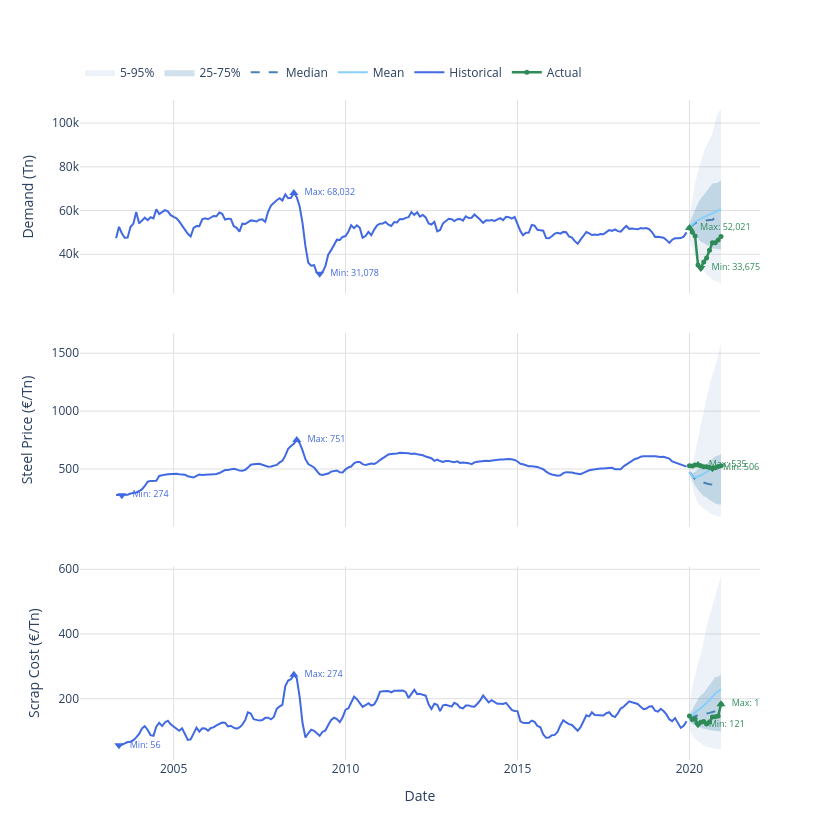

Notebook code for this chart:
### Markdown cell above
## Scenarios Generation

### Code cell
from scenario import RegimeSwitchingGenerator, StressConfig

generator = RegimeSwitchingGenerator(n_regimes=2).fit(loader)

result = generator.generate(n_scenarios=3000, horizon=HORIZON, seed=42)

reduced = generator.reduce(result, n_clusters=1000)

# Inspect regime characteristics
print(generator.regime_summary().to_string())

generator.plot_scenarios(reduced, actual_data=actual, variable_labels={'D': 'Demand (Tn)', 'P': 'Steel Price (€/Tn)', 'C': 'Scrap Cost (€/Tn)'})

### Figure 1 — Plotly figure (JSON) as saved in the notebook; plotly's stock layout.template omitted (floating-point values rounded to 4 significant figures; data arrays with more than 128 entries replaced by an {"elided": "..."} marker saying what was removed)
{"data": [{"fill": "toself", "fillcolor": "rgba(70, 130, 180, 0.1)", "hoverinfo": "skip", "legendgroup": "q95", "line": {"color": "rgba(0,0,0,0)"}, "name": "5-95%", "showlegend": true, "type": "scatter", "x": ["2020-01-01T00:00:00", "2020-02-01T00:00:00", "2020-03-01T00:00:00", "2020-04-01T00:00:00", "2020-05-01T00:00:00", "2020-06-01T00:00:00", "2020-07-01T00:00:00", "2020-08-01T00:00:00", "2020-09-01T00:00:00", "2020-10-01T00:00:00", "2020-11-01T00:00:00", "2020-12-01T00:00:00", "2020-12-01T00:00:00", "2020-11-01T00:00:00", "2020-10-01T00:00:00", "2020-09-01T00:00:00", "2020-08-01T00:00:00", "2020-07-01T00:00:00", "2020-06-01T00:00:00", "2020-05-01T00:00:00", "2020-04-01T00:00:00", "2020-03-01T00:00:00", "2020-02-01T00:00:00", "2020-01-01T00:00:00"], "xaxis": "x", "y": [57170.0, 65690.0, 72850.0, 77910.0, 82740.0, 86760.0, 89570.0, 92830.0, 95320.0, 100500.0, 105100.0, 106100.0, 26450.0, 27580.0, 27640.0, 28470.0, 29400.0, 30670.0, 32440.0, 34080.0, 36870.0, 39120.0, 42730.0, 47010.0], "yaxis": "y"}, {"fill": "toself", "fillcolor": "rgba(70, 130, 180, 0.25)", "hoverinfo": "skip", "legendgroup": "q75", "line": {"color": "rgba(0,0,0,0)"}, "name": "25-75%", "showlegend": true, "type": "scatter", "x": ["2020-01-01T00:00:00", "2020-02-01T00:00:00", "2020-03-01T00:00:00", "2020-04-01T00:00:00", "2020-05-01T00:00:00", "2020-06-01T00:00:00", "2020-07-01T00:00:00", "2020-08-01T00:00:00", "2020-09-01T00:00:00", "2020-10-01T00:00:00", "2020-11-01T00:00:00", "2020-12-01T00:00:00", "2020-12-01T00:00:00", "2020-11-01T00:00:00", "2020-10-01T00:00:00", "2020-09-01T00:00:00", "2020-08-01T00:00:00", "2020-07-01T00:00:00", "2020-06-01T00:00:00", "2020-05-01T00:00:00", "2020-04-01T00:00:00", "2020-03-01T00:00:00", "2020-02-01T00:00:00", "2020-01-01T00:00:00"], "xaxis": "x", "y": [54120.0, 57590.0, 60500.0, 63300.0, 65580.0, 67090.0, 68710.0, 70900.0, 72330.0, 72500.0, 72830.0, 73820.0, 42110.0, 42410.0, 42550.0, 42610.0, 43860.0, 44120.0, 45240.0, 45720.0, 47250.0, 48360.0, 49540.0, 50600.0], "yaxis": "y"}, {"legendgroup": "median", "line": {"color": "steelblue", "dash": "dash", "width": 2}, "mode": "lines", "name": "Median", "showlegend": true, "type": "scatter", "x": ["2020-01-01T00:00:00", "2020-02-01T00:00:00", "2020-03-01T00:00:00", "2020-04-01T00:00:00", "2020-05-01T00:00:00", "2020-06-01T00:00:00", "2020-07-01T00:00:00", "2020-08-01T00:00:00", "2020-09-01T00:00:00", "2020-10-01T00:00:00", "2020-11-01T00:00:00", "2020-12-01T00:00:00"], "xaxis": "x", "y": [52330.0, 53530.0, 54250.0, 54820.0, 55130.0, 55340.0, 55400.0, 55700.0, 55790.0, 56830.0, 56650.0, 56180.0], "yaxis": "y"}, {"legendgroup": "mean", "line": {"color": "lightskyblue", "width": 2}, "mode": "lines", "name": "Mean", "showlegend": true, "type": "scatter", "x": ["2020-01-01T00:00:00", "2020-02-01T00:00:00", "2020-03-01T00:00:00", "2020-04-01T00:00:00", "2020-05-01T00:00:00", "2020-06-01T00:00:00", "2020-07-01T00:00:00", "2020-08-01T00:00:00", "2020-09-01T00:00:00", "2020-10-01T00:00:00", "2020-11-01T00:00:00", "2020-12-01T00:00:00"], "xaxis": "x", "y": [52300.0, 53860.0, 54890.0, 55650.0, 56350.0, 56940.0, 57590.0, 58110.0, 58780.0, 59590.0, 60110.0, 60580.0], "yaxis": "y"}, {"legendgroup": "historical", "line": {"color": "royalblue", "width": 2}, "mode": "lines", "name": "Historical", "showlegend": true, "type": "scatter", "x": {"elided": "200 str values"}, "xaxis": "x", "y": {"elided": "200 float values"}, "yaxis": "y"}, {"hoverinfo": "skip", "marker": {"color": "royalblue", "size": 8, "symbol": "triangle-down"}, "mode": "markers+text", "name": "Hist Min", "showlegend": false, "text": ["  Min: 31,078"], "textfont": {"color": "royalblue", "size": 9}, "textposition": "middle right", "type": "scatter", "x": ["2009-04-01T00:00:00"], "xaxis": "x", "y": [31080.0], "yaxis": "y"}, {"hoverinfo": "skip", "marker": {"color": "royalblue", "size": 8, "symbol": "triangle-up"}, "mode": "markers+text", "name": "Hist Max", "showlegend": false, "text": ["  Max: 68,032"], "textfont": {"color": "royalblue", "size": 9}, "textposition": "middle right", "type": "scatter", "x": ["2008-07-01T00:00:00"], "xaxis": "x", "y": [68030.0], "yaxis": "y"}, {"legendgroup": "actual", "line": {"color": "seagreen", "width": 2.5}, "marker": {"color": "seagreen", "size": 5}, "mode": "lines+markers", "name": "Actual", "showlegend": true, "type": "scatter", "x": ["2020-01-01T00:00:00.000000000", "2020-02-01T00:00:00.000000000", "2020-03-01T00:00:00.000000000", "2020-04-01T00:00:00.000000000", "2020-05-01T00:00:00.000000000", "2020-06-01T00:00:00.000000000", "2020-07-01T00:00:00.000000000", "2020-08-01T00:00:00.000000000", "2020-09-01T00:00:00.000000000", "2020-10-01T00:00:00.000000000", "2020-11-01T00:00:00.000000000", "2020-12-01T00:00:00.000000000"], "xaxis": "x", "y": [52020.0, 50030.0, 48320.0, 35070.0, 33670.0, 36500.0, 38350.0, 41870.0, 45230.0, 45300.0, 46500.0, 48140.0], "yaxis": "y"}, {"hoverinfo": "skip", "marker": {"color": "seagreen", "size": 8, "symbol": "triangle-down"}, "mode": "markers+text", "name": "Actual Min", "showlegend": false, "text": ["  Min: 33,675"], "textfont": {"color": "seagreen", "size": 9}, "textposition": "middle right", "type": "scatter", "x": ["2020-05-01T00:00:00"], "xaxis": "x", "y": [33670.0], "yaxis": "y"}, {"hoverinfo": "skip", "marker": {"color": "seagreen", "size": 8, "symbol": "triangle-up"}, "mode": "markers+text", "name": "Actual Max", "showlegend": false, "text": ["  Max: 52,021"], "textfont": {"color": "seagreen", "size": 9}, "textposition": "middle right", "type": "scatter", "x": ["2020-01-01T00:00:00"], "xaxis": "x", "y": [52020.0], "yaxis": "y"}, {"fill": "toself", "fillcolor": "rgba(70, 130, 180, 0.1)", "hoverinfo": "skip", "legendgroup": "q95", "line": {"color": "rgba(0,0,0,0)"}, "name": "5-95%", "showlegend": false, "type": "scatter", "x": ["2020-01-01T00:00:00", "2020-02-01T00:00:00", "2020-03-01T00:00:00", "2020-04-01T00:00:00", "2020-05-01T00:00:00", "2020-06-01T00:00:00", "2020-07-01T00:00:00", "2020-08-01T00:00:00", "2020-09-01T00:00:00", "2020-10-01T00:00:00", "2020-11-01T00:00:00", "2020-12-01T00:00:00", "2020-12-01T00:00:00", "2020-11-01T00:00:00", "2020-10-01T00:00:00", "2020-09-01T00:00:00", "2020-08-01T00:00:00", "2020-07-01T00:00:00", "2020-06-01T00:00:00", "2020-05-01T00:00:00", "2020-04-01T00:00:00", "2020-03-01T00:00:00", "2020-02-01T00:00:00", "2020-01-01T00:00:00"], "xaxis": "x2", "y": [494.6, 537.7, 646.8, 764.0, 898.3, 993.0, 1104.0, 1226.0, 1308.0, 1387.0, 1481.0, 1590.0, 83.99, 90.47, 98.14, 106.8, 123.9, 138.8, 159.5, 178.8, 207.0, 261.2, 347.4, 449.3], "yaxis": "y2"}, {"fill": "toself", "fillcolor": "rgba(70, 130, 180, 0.25)", "hoverinfo": "skip", "legendgroup": "q75", "line": {"color": "rgba(0,0,0,0)"}, "name": "25-75%", "showlegend": false, "type": "scatter", "x": ["2020-01-01T00:00:00", "2020-02-01T00:00:00", "2020-03-01T00:00:00", "2020-04-01T00:00:00", "2020-05-01T00:00:00", "2020-06-01T00:00:00", "2020-07-01T00:00:00", "2020-08-01T00:00:00", "2020-09-01T00:00:00", "2020-10-01T00:00:00", "2020-11-01T00:00:00", "2020-12-01T00:00:00", "2020-12-01T00:00:00", "2020-11-01T00:00:00", "2020-10-01T00:00:00", "2020-09-01T00:00:00", "2020-08-01T00:00:00", "2020-07-01T00:00:00", "2020-06-01T00:00:00", "2020-05-01T00:00:00", "2020-04-01T00:00:00", "2020-03-01T00:00:00", "2020-02-01T00:00:00", "2020-01-01T00:00:00"], "xaxis": "x2", "y": [478.8, 463.7, 475.2, 494.6, 516.2, 525.8, 548.6, 569.6, 587.9, 608.8, 615.4, 629.1, 190.6, 195.7, 202.6, 220.0, 232.7, 253.7, 265.1, 290.2, 322.7, 354.6, 405.9, 465.7], "yaxis": "y2"}, {"legendgroup": "median", "line": {"color": "steelblue", "dash": "dash", "width": 2}, "mode": "lines", "name": "Median", "showlegend": false, "type": "scatter", "x": ["2020-01-01T00:00:00", "2020-02-01T00:00:00", "2020-03-01T00:00:00", "2020-04-01T00:00:00", "2020-05-01T00:00:00", "2020-06-01T00:00:00", "2020-07-01T00:00:00", "2020-08-01T00:00:00", "2020-09-01T00:00:00", "2020-10-01T00:00:00", "2020-11-01T00:00:00", "2020-12-01T00:00:00"], "xaxis": "x2", "y": [472.2, 435.9, 412.2, 399.8, 389.9, 382.4, 374.6, 367.6, 366.0, 357.0, 355.5, 348.9], "yaxis": "y2"}, {"legendgroup": "mean", "line": {"color": "lightskyblue", "width": 2}, "mode": "lines", "name": "Mean", "showlegend": false, "type": "scatter", "x": ["2020-01-01T00:00:00", "2020-02-01T00:00:00", "2020-03-01T00:00:00", "2020-04-01T00:00:00", "2020-05-01T00:00:00", "2020-06-01T00:00:00", "2020-07-01T00:00:00", "2020-08-01T00:00:00", "2020-09-01T00:00:00", "2020-10-01T00:00:00", "2020-11-01T00:00:00", "2020-12-01T00:00:00"], "xaxis": "x2", "y": [472.2, 438.5, 427.3, 432.5, 443.9, 458.6, 474.9, 487.6, 500.7, 514.0, 529.2, 537.3], "yaxis": "y2"}, {"legendgroup": "historical", "line": {"color": "royalblue", "width": 2}, "mode": "lines", "name": "Historical", "showlegend": false, "type": "scatter", "x": {"elided": "200 str values"}, "xaxis": "x2", "y": {"elided": "200 float values"}, "yaxis": "y2"}, {"hoverinfo": "skip", "marker": {"color": "royalblue", "size": 8, "symbol": "triangle-down"}, "mode": "markers+text", "name": "Hist Min", "showlegend": false, "text": ["  Min: 274"], "textfont": {"color": "royalblue", "size": 9}, "textposition": "middle right", "type": "scatter", "x": ["2003-07-01T00:00:00"], "xaxis": "x2", "y": [273.7], "yaxis": "y2"}, {"hoverinfo": "skip", "marker": {"color": "royalblue", "size": 8, "symbol": "triangle-up"}, "mode": "markers+text", "name": "Hist Max", "showlegend": false, "text": ["  Max: 751"], "textfont": {"color": "royalblue", "size": 9}, "textposition": "middle right", "type": "scatter", "x": ["2008-08-01T00:00:00"], "xaxis": "x2", "y": [751.2], "yaxis": "y2"}, {"legendgroup": "actual", "line": {"color": "seagreen", "width": 2.5}, "marker": {"color": "seagreen", "size": 5}, "mode": "lines+markers", "name": "Actual", "showlegend": false, "type": "scatter", "x": ["2020-01-01T00:00:00.000000000", "2020-02-01T00:00:00.000000000", "2020-03-01T00:00:00.000000000", "2020-04-01T00:00:00.000000000", "2020-05-01T00:00:00.000000000", "2020-06-01T00:00:00.000000000", "2020-07-01T00:00:00.000000000", "2020-08-01T00:00:00.000000000", "2020-09-01T00:00:00.000000000", "2020-10-01T00:00:00.000000000", "2020-11-01T00:00:00.000000000", "2020-12-01T00:00:00.000000000"], "xaxis": "x2", "y": [527.8, 526.1, 534.0, 534.8, 527.5, 519.4, 519.4, 513.0, 506.3, 510.5, 521.4, 527.3], "yaxis": "y2"}, {"hoverinfo": "skip", "marker": {"color": "seagreen", "size": 8, "symbol": "triangle-down"}, "mode": "markers+text", "name": "Actual Min", "showlegend": false, "text": ["  Min: 506"], "textfont": {"color": "seagreen", "size": 9}, "textposition": "middle right", "type": "scatter", "x": ["2020-09-01T00:00:00"], "xaxis": "x2", "y": [506.3], "yaxis": "y2"}, {"hoverinfo": "skip", "marker": {"color": "seagreen", "size": 8, "symbol": "triangle-up"}, "mode": "markers+text", "name": "Actual Max", "showlegend": false, "text": ["  Max: 535"], "textfont": {"color": "seagreen", "size": 9}, "textposition": "middle right", "type": "scatter", "x": ["2020-04-01T00:00:00"], "xaxis": "x2", "y": [534.8], "yaxis": "y2"}, {"fill": "toself", "fillcolor": "rgba(70, 130, 180, 0.1)", "hoverinfo": "skip", "legendgroup": "q95", "line": {"color": "rgba(0,0,0,0)"}, "name": "5-95%", "showlegend": false, "type": "scatter", "x": ["2020-01-01T00:00:00", "2020-02-01T00:00:00", "2020-03-01T00:00:00", "2020-04-01T00:00:00", "2020-05-01T00:00:00", "2020-06-01T00:00:00", "2020-07-01T00:00:00", "2020-08-01T00:00:00", "2020-09-01T00:00:00", "2020-10-01T00:00:00", "2020-11-01T00:00:00", "2020-12-01T00:00:00", "2020-12-01T00:00:00", "2020-11-01T00:00:00", "2020-10-01T00:00:00", "2020-09-01T00:00:00", "2020-08-01T00:00:00", "2020-07-01T00:00:00", "2020-06-01T00:00:00", "2020-05-01T00:00:00", "2020-04-01T00:00:00", "2020-03-01T00:00:00", "2020-02-01T00:00:00", "2020-01-01T00:00:00"], "xaxis": "x3", "y": [183.7, 238.0, 270.0, 312.6, 335.0, 379.6, 421.8, 455.4, 488.5, 519.3, 555.1, 579.0, 43.01, 43.13, 44.4, 47.94, 48.92, 51.52, 55.54, 61.92, 67.34, 74.34, 88.44, 106.1], "yaxis": "y3"}, {"fill": "toself", "fillcolor": "rgba(70, 130, 180, 0.25)", "hoverinfo": "skip", "legendgroup": "q75", "line": {"color": "rgba(0,0,0,0)"}, "name": "25-75%", "showlegend": false, "type": "scatter", "x": ["2020-01-01T00:00:00", "2020-02-01T00:00:00", "2020-03-01T00:00:00", "2020-04-01T00:00:00", "2020-05-01T00:00:00", "2020-06-01T00:00:00", "2020-07-01T00:00:00", "2020-08-01T00:00:00", "2020-09-01T00:00:00", "2020-10-01T00:00:00", "2020-11-01T00:00:00", "2020-12-01T00:00:00", "2020-12-01T00:00:00", "2020-11-01T00:00:00", "2020-10-01T00:00:00", "2020-09-01T00:00:00", "2020-08-01T00:00:00", "2020-07-01T00:00:00", "2020-06-01T00:00:00", "2020-05-01T00:00:00", "2020-04-01T00:00:00", "2020-03-01T00:00:00", "2020-02-01T00:00:00", "2020-01-01T00:00:00"], "xaxis": "x3", "y": [149.2, 167.7, 182.4, 198.5, 210.6, 218.3, 230.0, 242.2, 254.3, 267.2, 268.5, 274.3, 98.58, 99.09, 98.87, 101.4, 103.6, 105.1, 107.0, 111.2, 114.4, 117.0, 122.8, 127.8], "yaxis": "y3"}, {"legendgroup": "median", "line": {"color": "steelblue", "dash": "dash", "width": 2}, "mode": "lines", "name": "Median", "showlegend": false, "type": "scatter", "x": ["2020-01-01T00:00:00", "2020-02-01T00:00:00", "2020-03-01T00:00:00", "2020-04-01T00:00:00", "2020-05-01T00:00:00", "2020-06-01T00:00:00", "2020-07-01T00:00:00", "2020-08-01T00:00:00", "2020-09-01T00:00:00", "2020-10-01T00:00:00", "2020-11-01T00:00:00", "2020-12-01T00:00:00"], "xaxis": "x3", "y": [138.0, 142.5, 145.6, 149.3, 149.8, 153.0, 154.3, 156.1, 158.8, 159.0, 163.3, 167.6], "yaxis": "y3"}, {"legendgroup": "mean", "line": {"color": "lightskyblue", "width": 2}, "mode": "lines", "name": "Mean", "showlegend": false, "type": "scatter", "x": ["2020-01-01T00:00:00", "2020-02-01T00:00:00", "2020-03-01T00:00:00", "2020-04-01T00:00:00", "2020-05-01T00:00:00", "2020-06-01T00:00:00", "2020-07-01T00:00:00", "2020-08-01T00:00:00", "2020-09-01T00:00:00", "2020-10-01T00:00:00", "2020-11-01T00:00:00", "2020-12-01T00:00:00"], "xaxis": "x3", "y": [140.5, 149.8, 157.2, 164.6, 171.3, 178.5, 186.7, 196.0, 207.3, 216.1, 223.1, 229.5], "yaxis": "y3"}, {"legendgroup": "historical", "line": {"color": "royalblue", "width": 2}, "mode": "lines", "name": "Historical", "showlegend": false, "type": "scatter", "x": {"elided": "200 str values"}, "xaxis": "x3", "y": {"elided": "200 float values"}, "yaxis": "y3"}, {"hoverinfo": "skip", "marker": {"color": "royalblue", "size": 8, "symbol": "triangle-down"}, "mode": "markers+text", "name": "Hist Min", "showlegend": false, "text": ["  Min: 56"], "textfont": {"color": "royalblue", "size": 9}, "textposition": "middle right", "type": "scatter", "x": ["2003-06-01T00:00:00"], "xaxis": "x3", "y": [55.83], "yaxis": "y3"}, {"hoverinfo": "skip", "marker": {"color": "royalblue", "size": 8, "symbol": "triangle-up"}, "mode": "markers+text", "name": "Hist Max", "showlegend": false, "text": ["  Max: 274"], "textfont": {"color": "royalblue", "size": 9}, "textposition": "middle right", "type": "scatter", "x": ["2008-07-01T00:00:00"], "xaxis": "x3", "y": [273.8], "yaxis": "y3"}, {"legendgroup": "actual", "line": {"color": "seagreen", "width": 2.5}, "marker": {"color": "seagreen", "size": 5}, "mode": "lines+markers", "name": "Actual", "showlegend": false, "type": "scatter", "x": ["2020-01-01T00:00:00.000000000", "2020-02-01T00:00:00.000000000", "2020-03-01T00:00:00.000000000", "2020-04-01T00:00:00.000000000", "2020-05-01T00:00:00.000000000", "2020-06-01T00:00:00.000000000", "2020-07-01T00:00:00.000000000", "2020-08-01T00:00:00.000000000", "2020-09-01T00:00:00.000000000", "2020-10-01T00:00:00.000000000", "2020-11-01T00:00:00.000000000", "2020-12-01T00:00:00.000000000"], "xaxis": "x3", "y": [146.1, 135.7, 137.4, 120.8, 127.2, 129.4, 122.1, 128.1, 143.6, 144.1, 146.5, 182.8], "yaxis": "y3"}, {"hoverinfo": "skip", "marker": {"color": "seagreen", "size": 8, "symbol": "triangle-down"}, "mode": "markers+text", "name": "Actual Min", "showlegend": false, "text": ["  Min: 121"], "textfont": {"color": "seagreen", "size": 9}, "textposition": "middle right", "type": "scatter", "x": ["2020-04-01T00:00:00"], "xaxis": "x3", "y": [120.8], "yaxis": "y3"}, {"hoverinfo": "skip", "marker": {"color": "seagreen", "size": 8, "symbol": "triangle-up"}, "mode": "markers+text", "name": "Actual Max", "showlegend": false, "text": ["  Max: 183"], "textfont": {"color": "seagreen", "size": 9}, "textposition": "middle right", "type": "scatter", "x": ["2020-12-01T00:00:00"], "xaxis": "x3", "y": [182.8], "yaxis": "y3"}], "layout": {"height": 840, "hovermode": "x unified", "legend": {"orientation": "h", "x": 0, "xanchor": "left", "y": 1.02, "yanchor": "bottom"}, "paper_bgcolor": "white", "plot_bgcolor": "white", "showlegend": true, "width": 840, "xaxis": {"anchor": "y", "domain": [0, 1], "gridcolor": "#e0e0e0", "gridwidth": 1, "matches": "x3", "showgrid": true, "showticklabels": false, "zeroline": false}, "xaxis2": {"anchor": "y2", "domain": [0, 1], "gridcolor": "#e0e0e0", "gridwidth": 1, "matches": "x3", "showgrid": true, "showticklabels": false, "zeroline": false}, "xaxis3": {"anchor": "y3", "domain": [0, 1], "gridcolor": "#e0e0e0", "gridwidth": 1, "showgrid": true, "title": {"text": "Date"}, "zeroline": false}, "yaxis": {"anchor": "x", "domain": [0.7067, 1], "gridcolor": "#e0e0e0", "gridwidth": 1, "showgrid": true, "title": {"text": "Demand (Tn)"}, "zeroline": false}, "yaxis2": {"anchor": "x2", "domain": [0.3533, 0.6467], "gridcolor": "#e0e0e0", "gridwidth": 1, "showgrid": true, "title": {"text": "Steel Price (€/Tn)"}, "zeroline": false}, "yaxis3": {"anchor": "x3", "domain": [0, 0.2933], "gridcolor": "#e0e0e0", "gridwidth": 1, "showgrid": true, "title": {"text": "Scrap Cost (€/Tn)"}, "zeroline": false}}}
